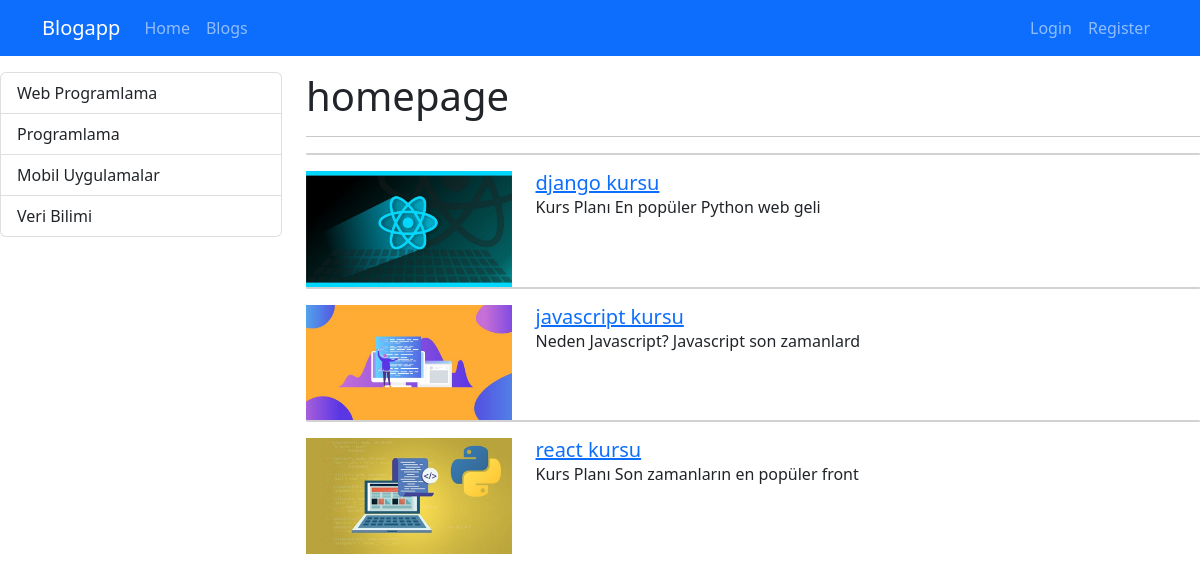
The page / on the database its author committed.
### blogapp/models.py (models this page shows, shortened)
class Category(models.Model):
    name = models.CharField(max_length=150)
    slug = models.SlugField(null=False, blank=True, unique=True,db_index=True,editable=False)

class Blogapp(models.Model):
    title =models.CharField(max_length=200)
    image = models.ImageField(upload_to="blogs")
    description = RichTextField()
    is_active = models.BooleanField(default=False)
    is_home = models.BooleanField(default=False)
    slug = models.SlugField(null=False, blank=True, unique=True, db_index=True, editable=False)
    categories = models.ManyToManyField(Category, blank=True)

### blogapp/views.py (the view)
# urls.py: path("",views.index, name="home"),
def index(request):
    context = {
        "blogs": Blogapp.objects.filter(is_active=True,is_home=True),
        "categories": Category.objects.all()
    }
    return render (request, "blogapp/index.html",context)

### blogapp/templates/blogapp/index.html (shortened to what this page needs)
{% extends "base.html" %}
{% load static %}
{% block content %}
<div class="conteiner mt-3">
    <div class="row">
        <div class="col-3">
         {% include 'partials/_categories.html' %}
        </div>
        <div class="col-9">
            <h1>homepage</h1>
            <hr>
            {% for blog in blogs %}
                 {% if blog.is_home and blog.is_active%}
                     {% include 'blogapp/partials/_blog.html' %}
                 {% endif %}
            {% endfor %}
        </div>
    </div>
</div>
{% endblock %}

### templates/base.html (shortened to what this page needs)
{% load static %}
<!DOCTYPE html>
<html lang="en">
<head>
    <link rel="stylesheet" href="{% static 'css/bootstrap.min.css'%}">
    <link rel="stylesheet" href="https://cdn.jsdelivr.net/npm/bootstrap@5.2.3/dist/css/bootstrap.min.css"
>
</head>
<body>
    {% include 'partials/_navbar.html' %}
    {% block content %}{% endblock %}
</body>
</html>

### templates/partials/_navbar.html (shortened to what this page needs)
<nav  class="navbar navbar-dark bg-primary navbar-expand-lg">
    <div class="container">
        <a class="navbar-brand" href="{% url 'home' %}">Blogapp</a>
        <div class="collapse navbar-collapse" id="navbar">
            <ul class="navbar-nav me-auto">
           <li class="nav-item">
               <a class="nav-link" href="{% url 'home' %}">Home</a>
           </li>
           <li class="nav-item">
            <a class="nav-link" href="{% url 'blogs' %}">Blogs</a>
            </li>
            </ul>
            <ul class="navbar-nav ms-auto">
            {% if user.is_authenticated %}
                <li class="nav-item">
                    <a class="nav-link" href="{% url "logout" %}">Logout</a>
                </li>
                <li class="nav-item">
                    <a class="nav-link" href="">Welcome, {{ user.get_full_name|title}}</a>
                </li>
            {% else %}
            <li class="nav-item">
                <a class="nav-link" href="{% url "login" %}">Login</a>
            </li>
            <li class="nav-item">
            <a class="nav-link" href="{% url "register" %}">Register</a>
             </li>
            {% endif %}
        </ul>
    </div>
 </div>
 </nav>

### templates/partials/_categories.html
<div class="list-group">
    {% for category in categories  %}
      {% if category.slug == selected_category %}
        <a class="list-group-item list-group-item-action active" href="{% url "blogs_by_category" category.slug %}">{{category.name|title}}</a>
      {% else %}
        <a class="list-group-item list-group-item-action" href="{% url "blogs_by_category" category.slug %}">{{category.name|title}}</a>
      {% endif %}
    {% endfor %}
</div>

### blogapp/templates/blogapp/partials/_blog.html
{% load static %}
<div class="card mb-3"></div>
     <div class="row">
            <div class="col-md-3">
                <img src="{{ blog.image.url}}" alt="" class="img-fluid">
             </div>
                 <div class="col-md-9">
                    <div class="card-body">
                        <h5 class="card-title">
                            <a href="{% url 'blog_details'  blog.slug %}">
                             {{ blog.title }}
                            </a>
                        </h5>
             <p class="card-text">  {{ blog.description|safe|striptags|slice:"0:50" }}</p>
         </div>
     </div>
</div>

### rows shown on the page
Category: name "Web Programlama"
Category: name "Programlama"
Category: name "Mobil Uygulamalar"
Category: name "Veri Bilimi"
Blogapp: image (picture), title "django kursu", description "Kurs Planı En popüler Python web geli"
Blogapp: image (picture), title "javascript kursu", description "Neden Javascript? Javascript son zamanlard"
Blogapp: image (picture), title "react kursu", description "Kurs Planı Son zamanların en popüler front"
